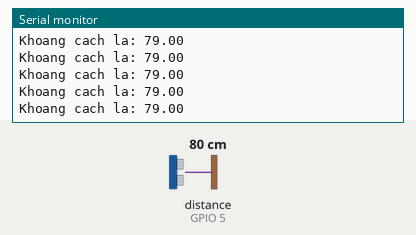
A sketch run on a simulated ESP32. Shown: the last lines printed to the serial monitor. Wiring (inferred from the names in the program): ultrasonic range finder: trigger GPIO 18; echo GPIO 5. The inputs (shaded band) are chosen by the test bench; at power-on: distance to the obstacle (sensor on GPIO 5) 80 cm. The echo pulse lasts 58.3 µs per cm.

Above: at 1.2 s.
1.3 s: distance to the obstacle (sensor on GPIO 5) set to 2 cm
At 2.4 s:
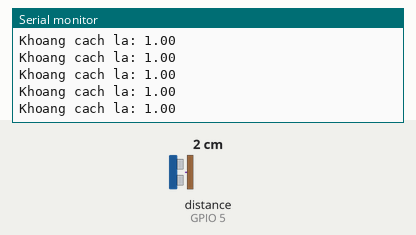
2.8 s: distance to the obstacle (sensor on GPIO 5) set to 4 cm
At 3.9 s:
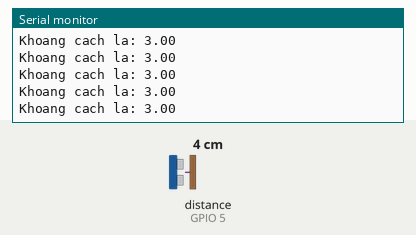
Timing chart, 0 to 5.8 s (numbered marks = the images above; inputs shaded):
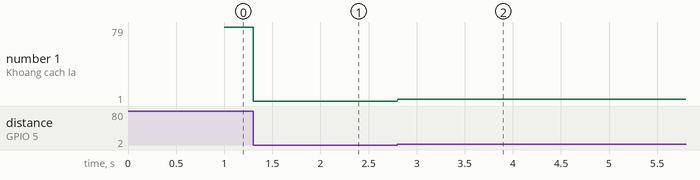

The sketch:

CB_KhoangCach_Esp32.ino
```cpp
unsigned long Time;
const int trig = 18;
const int echo = 5;
long thoigian;
float khoangcach;


void setup() {
  // put your setup code here, to run once:
  Serial.begin(115200);
  Time = millis();
  pinMode(trig, OUTPUT); //Chân trig xuất tín hiệu
  pinMode(echo, INPUT); //Chân echo nhận tín hiệu

  Serial.println("DO KHOANG CACH");
}
float Distance()
{
  digitalWrite(trig, 0); //Tắt chân trig
  delayMicroseconds(2);
  digitalWrite(trig, 1); //bật chân trig để phát xung
  delayMicroseconds(10); //Xung có độ rộng là 10 microsecond
  digitalWrite(trig, 0);

  thoigian = pulseIn (echo, HIGH);

  khoangcach = int(thoigian / 2 / 29.412);

  return khoangcach;

}

void loop() {
  // put your setup code here, to run once:
  float k = Distance();
  if ((millis() - Time) >= 1000)
  {
    Serial.println("Khoang cach la: " + String(k));
  }


}
```

Measured:
- after the input at 1.3 s, the serial monitor: prints a new line at once (image 1)
- after the input at 2.8 s, the serial monitor: prints a new line at once (image 2)
- plotted number 1: 79 → 1 after the input at 1.3 s, 1 → 3 after the input at 2.8 s
